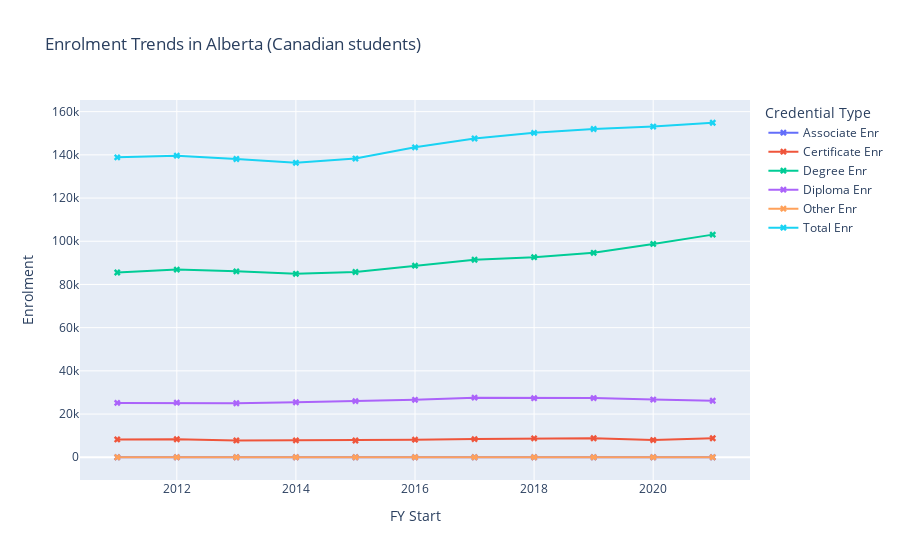
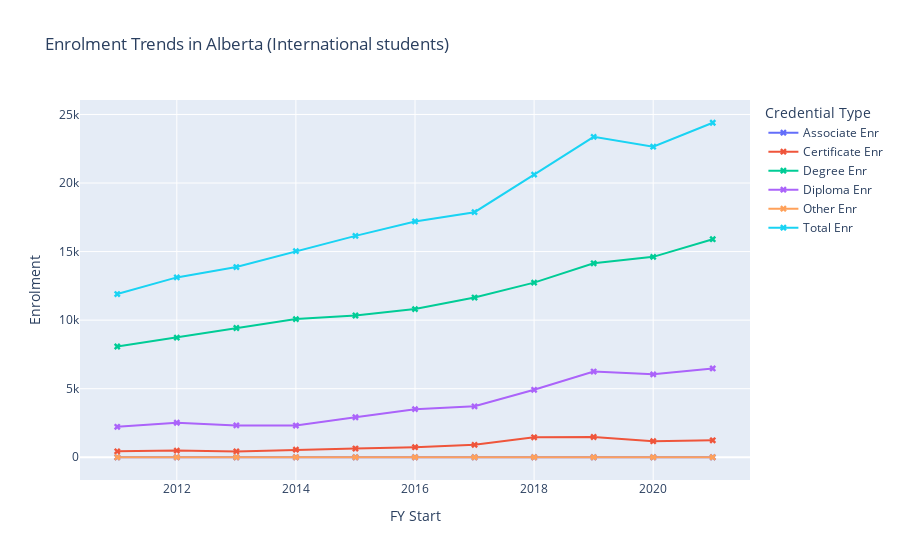
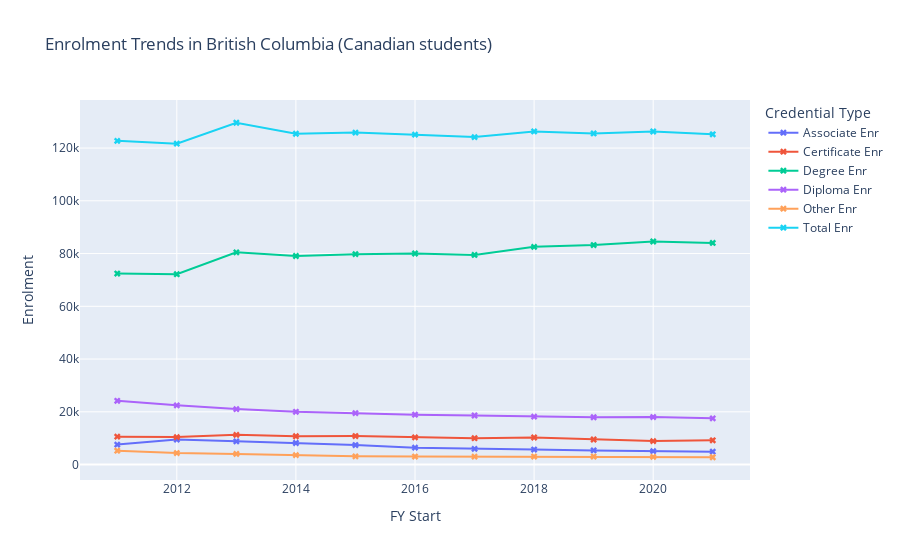
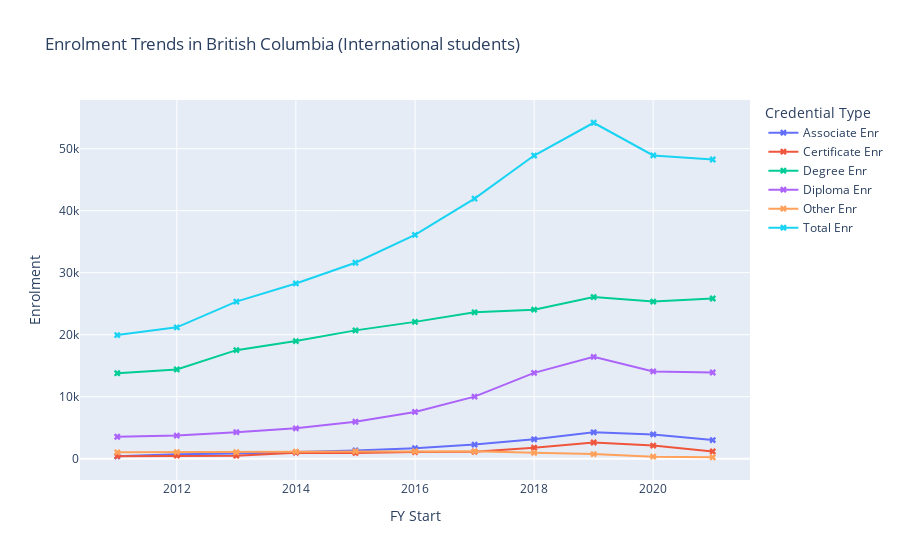

Notebook source saved alongside these figures, in order:
### Markdown cell above
I want to see if the composition of credentials offered across the country/provinces has changed in ten years

### Code cell
import plotly.express as px

# List of provinces/territories to loop through
provinces = canada_df['Province/Territory'].unique()
statuses = canada_df['Status'].unique()

# Loop through each province and status to create separate plots
for province in provinces:
    for status in statuses:
        # Filter data for the current province and status
        province_status_data = canada_df[
            (canada_df['Province/Territory'] == province) & 
            (canada_df['Status'] == status)
        ]

        # Create a line plot for the enrolment data
        fig = px.line(
            province_status_data,
            x='FY Start',
            y=['Associate Enr', 'Certificate Enr', 'Degree Enr', 'Diploma Enr', 'Other Enr', 'Total Enr'],
            title=f'Enrolment Trends in {province} ({status})',
            labels={'value': 'Enrolment', 'variable': 'Credential Type'},
            markers=True,
        )

        # Customize markers to appear as "X"s
        fig.update_traces(marker=dict(symbol='x'))

        # Show the interactive plot
        fig.show()

### Figure 1 — Plotly figure (JSON) as saved in the notebook; plotly's stock layout.template omitted (floating-point values rounded to 4 significant figures)
{"data": [{"hovertemplate": "Credential Type=Associate Enr<br>FY Start=%{x}<br>Enrolment=%{y}<extra></extra>", "legendgroup": "Associate Enr", "line": {"color": "#636efa", "dash": "solid"}, "marker": {"symbol": "x"}, "mode": "lines+markers", "name": "Associate Enr", "orientation": "v", "showlegend": true, "type": "scatter", "x": [2011, 2012, 2013, 2014, 2015, 2016, 2017, 2018, 2019, 2020, 2021], "xaxis": "x", "y": [0, 0, 0, 0, 0, 0, 0, 0, 0, 0, 0], "yaxis": "y"}, {"hovertemplate": "Credential Type=Certificate Enr<br>FY Start=%{x}<br>Enrolment=%{y}<extra></extra>", "legendgroup": "Certificate Enr", "line": {"color": "#EF553B", "dash": "solid"}, "marker": {"symbol": "x"}, "mode": "lines+markers", "name": "Certificate Enr", "orientation": "v", "showlegend": true, "type": "scatter", "x": [2011, 2012, 2013, 2014, 2015, 2016, 2017, 2018, 2019, 2020, 2021], "xaxis": "x", "y": [8232, 8340, 7776, 7800, 7764, 8130, 8403, 8757, 8793, 7974, 8802], "yaxis": "y"}, {"hovertemplate": "Credential Type=Degree Enr<br>FY Start=%{x}<br>Enrolment=%{y}<extra></extra>", "legendgroup": "Degree Enr", "line": {"color": "#00cc96", "dash": "solid"}, "marker": {"symbol": "x"}, "mode": "lines+markers", "name": "Degree Enr", "orientation": "v", "showlegend": true, "type": "scatter", "x": [2011, 2012, 2013, 2014, 2015, 2016, 2017, 2018, 2019, 2020, 2021], "xaxis": "x", "y": [85542, 86865, 86064, 84939, 85752, 88686, 91428, 92619, 94644, 98757, 103062], "yaxis": "y"}, {"hovertemplate": "Credential Type=Diploma Enr<br>FY Start=%{x}<br>Enrolment=%{y}<extra></extra>", "legendgroup": "Diploma Enr", "line": {"color": "#ab63fa", "dash": "solid"}, "marker": {"symbol": "x"}, "mode": "lines+markers", "name": "Diploma Enr", "orientation": "v", "showlegend": true, "type": "scatter", "x": [2011, 2012, 2013, 2014, 2015, 2016, 2017, 2018, 2019, 2020, 2021], "xaxis": "x", "y": [25158, 25248, 25011, 25461, 26004, 26589, 27600, 27333, 27405, 26718, 26151], "yaxis": "y"}, {"hovertemplate": "Credential Type=Other Enr<br>FY Start=%{x}<br>Enrolment=%{y}<extra></extra>", "legendgroup": "Other Enr", "line": {"color": "#FFA15A", "dash": "solid"}, "marker": {"symbol": "x"}, "mode": "lines+markers", "name": "Other Enr", "orientation": "v", "showlegend": true, "type": "scatter", "x": [2011, 2012, 2013, 2014, 2015, 2016, 2017, 2018, 2019, 2020, 2021], "xaxis": "x", "y": [0, 0, 0, 0, 0, 0, 0, 0, 0, 0, 0], "yaxis": "y"}, {"hovertemplate": "Credential Type=Total Enr<br>FY Start=%{x}<br>Enrolment=%{y}<extra></extra>", "legendgroup": "Total Enr", "line": {"color": "#19d3f3", "dash": "solid"}, "marker": {"symbol": "x"}, "mode": "lines+markers", "name": "Total Enr", "orientation": "v", "showlegend": true, "type": "scatter", "x": [2011, 2012, 2013, 2014, 2015, 2016, 2017, 2018, 2019, 2020, 2021], "xaxis": "x", "y": [138852, 139602, 138087, 136320, 138297, 143478, 147561, 150189, 151962, 153111, 154860], "yaxis": "y"}], "layout": {"legend": {"title": {"text": "Credential Type"}, "tracegroupgap": 0}, "title": {"text": "Enrolment Trends in Alberta (Canadian students)"}, "xaxis": {"anchor": "y", "domain": [0, 1], "title": {"text": "FY Start"}}, "yaxis": {"anchor": "x", "domain": [0, 1], "title": {"text": "Enrolment"}}}}

### Figure 2 — Plotly figure (JSON) as saved in the notebook; plotly's stock layout.template omitted (floating-point values rounded to 4 significant figures)
{"data": [{"hovertemplate": "Credential Type=Associate Enr<br>FY Start=%{x}<br>Enrolment=%{y}<extra></extra>", "legendgroup": "Associate Enr", "line": {"color": "#636efa", "dash": "solid"}, "marker": {"symbol": "x"}, "mode": "lines+markers", "name": "Associate Enr", "orientation": "v", "showlegend": true, "type": "scatter", "x": [2011, 2012, 2013, 2014, 2015, 2016, 2017, 2018, 2019, 2020, 2021], "xaxis": "x", "y": [0, 0, 0, 0, 0, 0, 0, 0, 0, 0, 0], "yaxis": "y"}, {"hovertemplate": "Credential Type=Certificate Enr<br>FY Start=%{x}<br>Enrolment=%{y}<extra></extra>", "legendgroup": "Certificate Enr", "line": {"color": "#EF553B", "dash": "solid"}, "marker": {"symbol": "x"}, "mode": "lines+markers", "name": "Certificate Enr", "orientation": "v", "showlegend": true, "type": "scatter", "x": [2011, 2012, 2013, 2014, 2015, 2016, 2017, 2018, 2019, 2020, 2021], "xaxis": "x", "y": [432, 486, 426, 549, 633, 732, 906, 1455, 1476, 1170, 1236], "yaxis": "y"}, {"hovertemplate": "Credential Type=Degree Enr<br>FY Start=%{x}<br>Enrolment=%{y}<extra></extra>", "legendgroup": "Degree Enr", "line": {"color": "#00cc96", "dash": "solid"}, "marker": {"symbol": "x"}, "mode": "lines+markers", "name": "Degree Enr", "orientation": "v", "showlegend": true, "type": "scatter", "x": [2011, 2012, 2013, 2014, 2015, 2016, 2017, 2018, 2019, 2020, 2021], "xaxis": "x", "y": [8079, 8727, 9426, 10074, 10338, 10806, 11646, 12735, 14145, 14616, 15903], "yaxis": "y"}, {"hovertemplate": "Credential Type=Diploma Enr<br>FY Start=%{x}<br>Enrolment=%{y}<extra></extra>", "legendgroup": "Diploma Enr", "line": {"color": "#ab63fa", "dash": "solid"}, "marker": {"symbol": "x"}, "mode": "lines+markers", "name": "Diploma Enr", "orientation": "v", "showlegend": true, "type": "scatter", "x": [2011, 2012, 2013, 2014, 2015, 2016, 2017, 2018, 2019, 2020, 2021], "xaxis": "x", "y": [2220, 2517, 2322, 2313, 2916, 3507, 3714, 4920, 6252, 6045, 6477], "yaxis": "y"}, {"hovertemplate": "Credential Type=Other Enr<br>FY Start=%{x}<br>Enrolment=%{y}<extra></extra>", "legendgroup": "Other Enr", "line": {"color": "#FFA15A", "dash": "solid"}, "marker": {"symbol": "x"}, "mode": "lines+markers", "name": "Other Enr", "orientation": "v", "showlegend": true, "type": "scatter", "x": [2011, 2012, 2013, 2014, 2015, 2016, 2017, 2018, 2019, 2020, 2021], "xaxis": "x", "y": [0, 0, 0, 0, 0, 0, 0, 0, 0, 0, 0], "yaxis": "y"}, {"hovertemplate": "Credential Type=Total Enr<br>FY Start=%{x}<br>Enrolment=%{y}<extra></extra>", "legendgroup": "Total Enr", "line": {"color": "#19d3f3", "dash": "solid"}, "marker": {"symbol": "x"}, "mode": "lines+markers", "name": "Total Enr", "orientation": "v", "showlegend": true, "type": "scatter", "x": [2011, 2012, 2013, 2014, 2015, 2016, 2017, 2018, 2019, 2020, 2021], "xaxis": "x", "y": [11904, 13116, 13872, 15033, 16146, 17199, 17874, 20613, 23367, 22650, 24396], "yaxis": "y"}], "layout": {"legend": {"title": {"text": "Credential Type"}, "tracegroupgap": 0}, "title": {"text": "Enrolment Trends in Alberta (International students)"}, "xaxis": {"anchor": "y", "domain": [0, 1], "title": {"text": "FY Start"}}, "yaxis": {"anchor": "x", "domain": [0, 1], "title": {"text": "Enrolment"}}}}

### Figure 3 — Plotly figure (JSON) as saved in the notebook; plotly's stock layout.template omitted (floating-point values rounded to 4 significant figures)
{"data": [{"hovertemplate": "Credential Type=Associate Enr<br>FY Start=%{x}<br>Enrolment=%{y}<extra></extra>", "legendgroup": "Associate Enr", "line": {"color": "#636efa", "dash": "solid"}, "marker": {"symbol": "x"}, "mode": "lines+markers", "name": "Associate Enr", "orientation": "v", "showlegend": true, "type": "scatter", "x": [2011, 2012, 2013, 2014, 2015, 2016, 2017, 2018, 2019, 2020, 2021], "xaxis": "x", "y": [7575, 9510, 8805, 8175, 7407, 6411, 5958, 5703, 5373, 5118, 4908], "yaxis": "y"}, {"hovertemplate": "Credential Type=Certificate Enr<br>FY Start=%{x}<br>Enrolment=%{y}<extra></extra>", "legendgroup": "Certificate Enr", "line": {"color": "#EF553B", "dash": "solid"}, "marker": {"symbol": "x"}, "mode": "lines+markers", "name": "Certificate Enr", "orientation": "v", "showlegend": true, "type": "scatter", "x": [2011, 2012, 2013, 2014, 2015, 2016, 2017, 2018, 2019, 2020, 2021], "xaxis": "x", "y": [10593, 10422, 11277, 10737, 10824, 10299, 10005, 10272, 9513, 8895, 9207], "yaxis": "y"}, {"hovertemplate": "Credential Type=Degree Enr<br>FY Start=%{x}<br>Enrolment=%{y}<extra></extra>", "legendgroup": "Degree Enr", "line": {"color": "#00cc96", "dash": "solid"}, "marker": {"symbol": "x"}, "mode": "lines+markers", "name": "Degree Enr", "orientation": "v", "showlegend": true, "type": "scatter", "x": [2011, 2012, 2013, 2014, 2015, 2016, 2017, 2018, 2019, 2020, 2021], "xaxis": "x", "y": [72414, 72180, 80460, 79080, 79782, 80019, 79470, 82548, 83223, 84579, 84027], "yaxis": "y"}, {"hovertemplate": "Credential Type=Diploma Enr<br>FY Start=%{x}<br>Enrolment=%{y}<extra></extra>", "legendgroup": "Diploma Enr", "line": {"color": "#ab63fa", "dash": "solid"}, "marker": {"symbol": "x"}, "mode": "lines+markers", "name": "Diploma Enr", "orientation": "v", "showlegend": true, "type": "scatter", "x": [2011, 2012, 2013, 2014, 2015, 2016, 2017, 2018, 2019, 2020, 2021], "xaxis": "x", "y": [24174, 22452, 21039, 20010, 19500, 18909, 18609, 18177, 17952, 18015, 17529], "yaxis": "y"}, {"hovertemplate": "Credential Type=Other Enr<br>FY Start=%{x}<br>Enrolment=%{y}<extra></extra>", "legendgroup": "Other Enr", "line": {"color": "#FFA15A", "dash": "solid"}, "marker": {"symbol": "x"}, "mode": "lines+markers", "name": "Other Enr", "orientation": "v", "showlegend": true, "type": "scatter", "x": [2011, 2012, 2013, 2014, 2015, 2016, 2017, 2018, 2019, 2020, 2021], "xaxis": "x", "y": [5265, 4371, 4041, 3567, 3120, 3039, 3015, 3042, 3048, 2916, 2778], "yaxis": "y"}, {"hovertemplate": "Credential Type=Total Enr<br>FY Start=%{x}<br>Enrolment=%{y}<extra></extra>", "legendgroup": "Total Enr", "line": {"color": "#19d3f3", "dash": "solid"}, "marker": {"symbol": "x"}, "mode": "lines+markers", "name": "Total Enr", "orientation": "v", "showlegend": true, "type": "scatter", "x": [2011, 2012, 2013, 2014, 2015, 2016, 2017, 2018, 2019, 2020, 2021], "xaxis": "x", "y": [122733, 121677, 129594, 125421, 125865, 125079, 124146, 126300, 125529, 126273, 125220], "yaxis": "y"}], "layout": {"legend": {"title": {"text": "Credential Type"}, "tracegroupgap": 0}, "title": {"text": "Enrolment Trends in British Columbia (Canadian students)"}, "xaxis": {"anchor": "y", "domain": [0, 1], "title": {"text": "FY Start"}}, "yaxis": {"anchor": "x", "domain": [0, 1], "title": {"text": "Enrolment"}}}}

### Figure 4 — Plotly figure (JSON) as saved in the notebook; plotly's stock layout.template omitted (floating-point values rounded to 4 significant figures)
{"data": [{"hovertemplate": "Credential Type=Associate Enr<br>FY Start=%{x}<br>Enrolment=%{y}<extra></extra>", "legendgroup": "Associate Enr", "line": {"color": "#636efa", "dash": "solid"}, "marker": {"symbol": "x"}, "mode": "lines+markers", "name": "Associate Enr", "orientation": "v", "showlegend": true, "type": "scatter", "x": [2011, 2012, 2013, 2014, 2015, 2016, 2017, 2018, 2019, 2020, 2021], "xaxis": "x", "y": [393, 705, 828, 1035, 1320, 1692, 2271, 3132, 4257, 3921, 2997], "yaxis": "y"}, {"hovertemplate": "Credential Type=Certificate Enr<br>FY Start=%{x}<br>Enrolment=%{y}<extra></extra>", "legendgroup": "Certificate Enr", "line": {"color": "#EF553B", "dash": "solid"}, "marker": {"symbol": "x"}, "mode": "lines+markers", "name": "Certificate Enr", "orientation": "v", "showlegend": true, "type": "scatter", "x": [2011, 2012, 2013, 2014, 2015, 2016, 2017, 2018, 2019, 2020, 2021], "xaxis": "x", "y": [411, 501, 483, 972, 927, 1062, 1125, 1767, 2613, 2109, 1167], "yaxis": "y"}, {"hovertemplate": "Credential Type=Degree Enr<br>FY Start=%{x}<br>Enrolment=%{y}<extra></extra>", "legendgroup": "Degree Enr", "line": {"color": "#00cc96", "dash": "solid"}, "marker": {"symbol": "x"}, "mode": "lines+markers", "name": "Degree Enr", "orientation": "v", "showlegend": true, "type": "scatter", "x": [2011, 2012, 2013, 2014, 2015, 2016, 2017, 2018, 2019, 2020, 2021], "xaxis": "x", "y": [13788, 14397, 17508, 18969, 20694, 22065, 23607, 24042, 26070, 25335, 25836], "yaxis": "y"}, {"hovertemplate": "Credential Type=Diploma Enr<br>FY Start=%{x}<br>Enrolment=%{y}<extra></extra>", "legendgroup": "Diploma Enr", "line": {"color": "#ab63fa", "dash": "solid"}, "marker": {"symbol": "x"}, "mode": "lines+markers", "name": "Diploma Enr", "orientation": "v", "showlegend": true, "type": "scatter", "x": [2011, 2012, 2013, 2014, 2015, 2016, 2017, 2018, 2019, 2020, 2021], "xaxis": "x", "y": [3540, 3723, 4272, 4896, 5958, 7539, 10008, 13839, 16428, 14082, 13905], "yaxis": "y"}, {"hovertemplate": "Credential Type=Other Enr<br>FY Start=%{x}<br>Enrolment=%{y}<extra></extra>", "legendgroup": "Other Enr", "line": {"color": "#FFA15A", "dash": "solid"}, "marker": {"symbol": "x"}, "mode": "lines+markers", "name": "Other Enr", "orientation": "v", "showlegend": true, "type": "scatter", "x": [2011, 2012, 2013, 2014, 2015, 2016, 2017, 2018, 2019, 2020, 2021], "xaxis": "x", "y": [1023, 1059, 1038, 1134, 1197, 1206, 1197, 948, 741, 330, 234], "yaxis": "y"}, {"hovertemplate": "Credential Type=Total Enr<br>FY Start=%{x}<br>Enrolment=%{y}<extra></extra>", "legendgroup": "Total Enr", "line": {"color": "#19d3f3", "dash": "solid"}, "marker": {"symbol": "x"}, "mode": "lines+markers", "name": "Total Enr", "orientation": "v", "showlegend": true, "type": "scatter", "x": [2011, 2012, 2013, 2014, 2015, 2016, 2017, 2018, 2019, 2020, 2021], "xaxis": "x", "y": [19932, 21186, 25332, 28260, 31602, 36093, 41937, 48891, 54180, 48915, 48255], "yaxis": "y"}], "layout": {"legend": {"title": {"text": "Credential Type"}, "tracegroupgap": 0}, "title": {"text": "Enrolment Trends in British Columbia (International students)"}, "xaxis": {"anchor": "y", "domain": [0, 1], "title": {"text": "FY Start"}}, "yaxis": {"anchor": "x", "domain": [0, 1], "title": {"text": "Enrolment"}}}}
